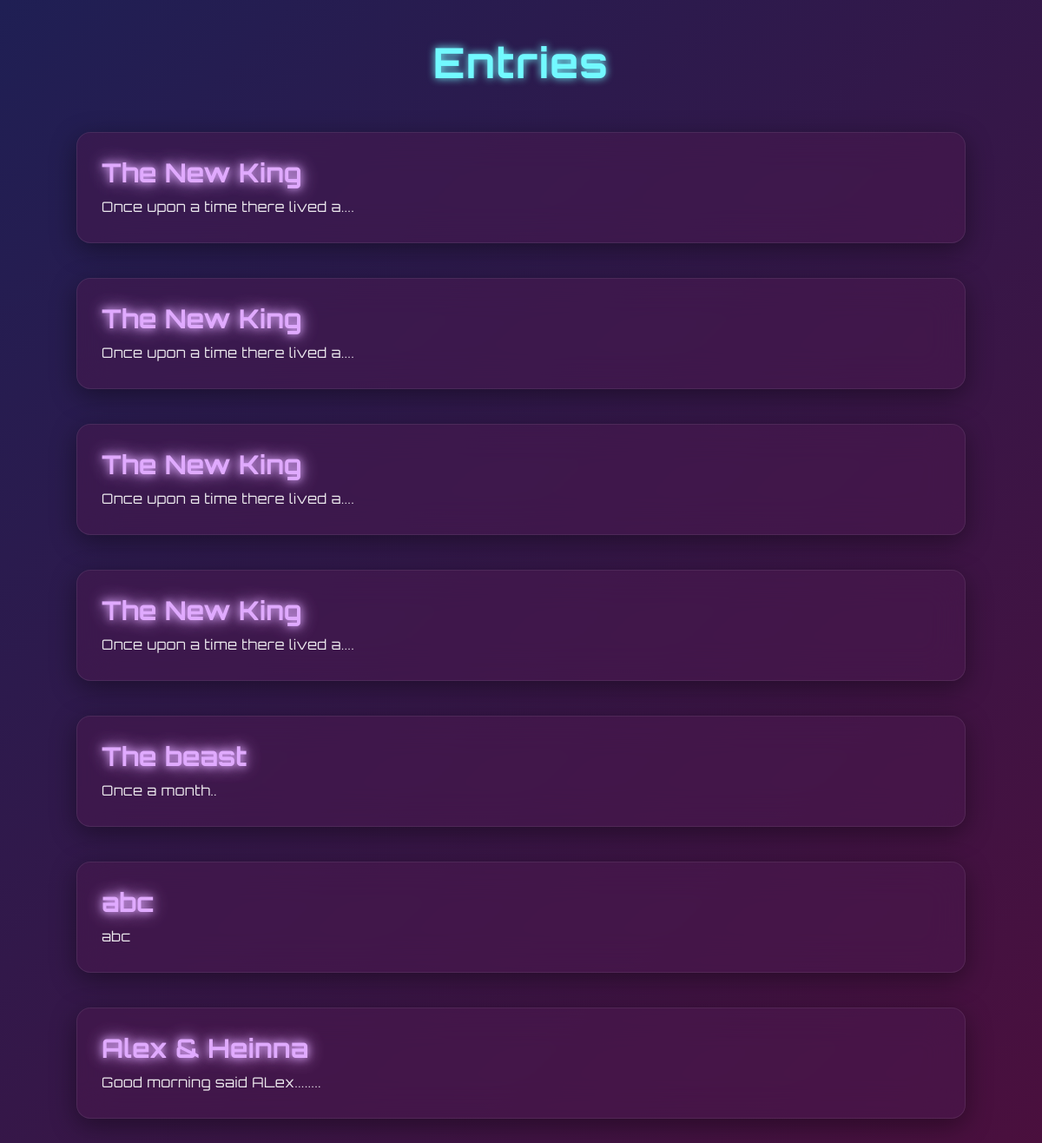
Page /editor/entries/ on the committed database.
### editor/models.py (models this page shows, shortened)
class TheBookLost(models.Model):
    title = models.CharField(max_length=200)
    content = models.TextField()

### editor/views.py (the view)
# urls.py: path('entries/', views.show_entries, name='show_entries'),
def show_entries(request):
    entries = TheBookLost.objects.all()
    return render(request, 'editor/show_entries.html', {'entries': entries})

### editor/templates/editor/show_entries.html (shortened to what this page needs)
<!DOCTYPE html>
<html lang="en">
<head>
    <script src="https://cdn.tailwindcss.com"></script>
</head>
<body class="text-white px-6 py-12 min-h-screen">
    <div class="w-full max-w-5xl mx-auto">
        <h1 class="text-5xl font-bold text-center glow-heading mb-14 tracking-wide">Entries</h1>
        {% for entry in entries %}
            <div class="glow-card mb-10">
                <h2 class="text-3xl font-bold glow-title mb-2">{{ entry.title }}</h2>
                <p class="text-white/90 tracking-wide leading-relaxed">{{ entry.content }}</p>
            </div>
        {% empty %}
            <p class="text-center text-lg text-white/70">No entries found.</p>
        {% endfor %}
    </div>
</body>
</html>

### editor/templates/editor/show_entries.html (style rules this page uses)
body { background: linear-gradient(135deg, #1f1f54, #4b0f3d); font-family: 'Orbitron', sans-serif; }
.glow-card { background: rgba(75, 24, 79, 0.5); backdrop-filter: blur(20px); border-radius: 1rem; box-shadow: 0 8px 30px rgba(0, 0, 0, 0.4); padding: 1.75rem; border: 1px solid rgba(255, 255, 255, 0.08); transition: all 0.3s ease; }
.glow-title { color: #e0aaff; text-shadow: 0 0 10px #e0aaff, 0 0 20px #e0aaff; }
.glow-heading { color: #72f9ff; text-shadow: 0 0 10px #72f9ff; }

### rows in the picture
TheBookLost: title "The New King", content "Once upon a time there lived a...."
TheBookLost: title "The New King", content "Once upon a time there lived a...."
TheBookLost: title "The New King", content "Once upon a time there lived a...."
TheBookLost: title "The New King", content "Once upon a time there lived a...."
TheBookLost: title "The beast", content "Once a month.."
TheBookLost: title "abc", content "abc"
TheBookLost: title "Alex & Heinna", content "Good morning said ALex........"
